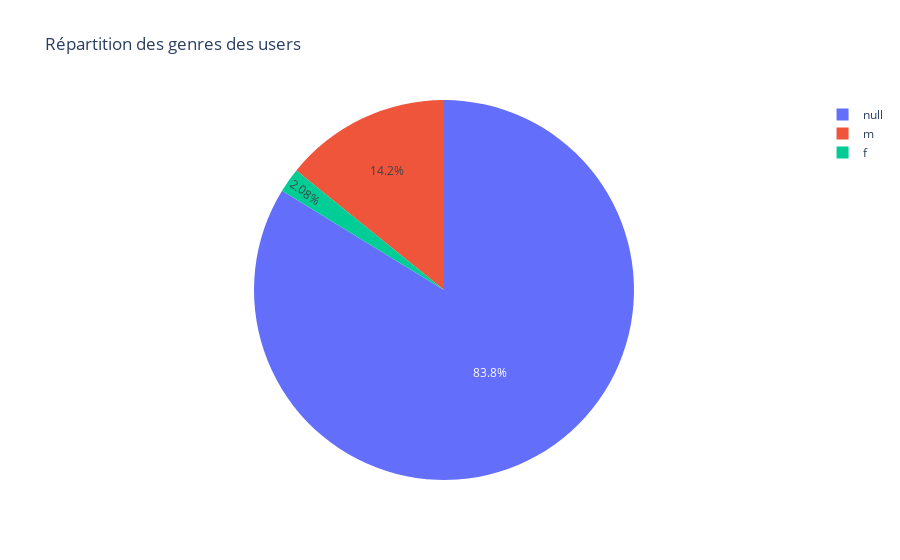

The cell this chart's notebook holds for it:
### Markdown cell above
### repartition des genres, country, level_of_ed

### Code cell
# pieplot du nb de genre
fig = px.pie(data_by_user, 
             values='nb_mooc', 
             names='gender', 
             title='Répartition des genres des users')
fig.show()

### Figure 1 — Plotly figure (JSON) as saved in the notebook; plotly's stock layout.template omitted (floating-point values rounded to 4 significant figures; data arrays with more than 128 entries replaced by an {"elided": "..."} marker saying what was removed)
{"data": [{"domain": {"x": [0, 1], "y": [0, 1]}, "hovertemplate": "gender=%{label}<br>nb_mooc=%{value}<extra></extra>", "labels": {"elided": "4329 str values"}, "legendgroup": "", "name": "", "showlegend": true, "type": "pie", "values": {"elided": "4329 int values"}}], "layout": {"legend": {"tracegroupgap": 0}, "title": {"text": "Répartition des genres des users"}}}
